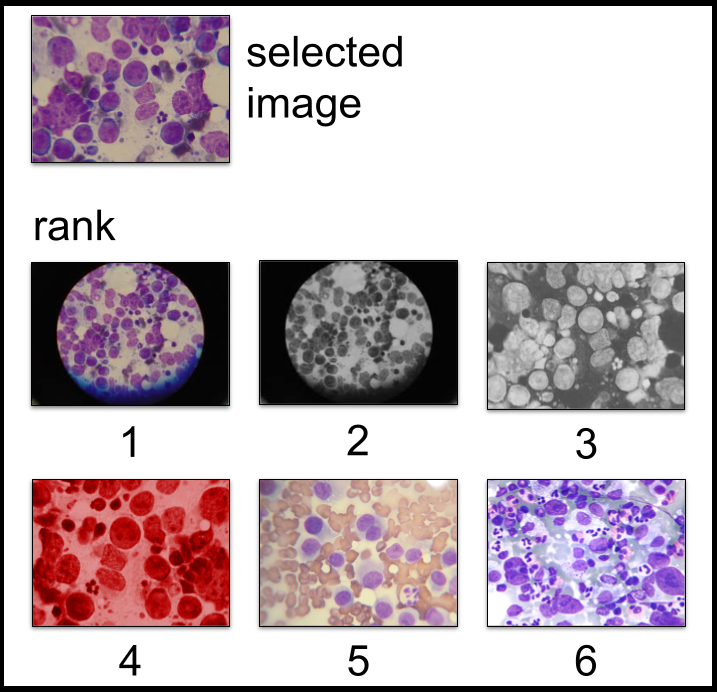
#> input picture ranking-example.png, 717 x 692 px
$ python -i core.py   (imports and definitions only)   (older library calls are emulated)
#> lines starting #> are read from the running program, lines starting #| are printed output that depends on the picture; after the words box and inside, x2 and y2 are one past the last pixel; in counts of white or black regions, pixels touching at a corner belong together
### src/utility/utilityImage.py
import numpy as np
from PIL import Image

# [22 lines left out: functions imread, imread2f, not called in this run]

def img2grayf(img, dtype = np.float32):
    in_dtype = img.dtype
    img = img.astype(dtype)

    if in_dtype == np.uint8:
        img = img/256.0
    elif in_dtype == np.uint16:
        img = img/65536.0
    elif in_dtype == np.uint32:
        img = img/(2.0**32)
    elif in_dtype == np.uint64:
        img = img/(2.0**64)


    if (img.ndim == 3):
        if (img.shape[2] == 3):
            img = (0.299 * img[:, :, 0] + 0.587 * img[:, :, 1] + 0.114 * img[:, :, 2])

    if img.ndim>2: img = np.mean(img, axis=2)

    return img

### src/NN_PM.py
from time import time
import numpy as np
import pm3D

from utility import CHF
from utility.utilityImage import img2grayf

def FE_PM(img, param=dict()):
    ## parameters Feature Extraction
    param = setParameters(param,'type_feat',2) # type of feature, one of the following:
        # 1) ZM-cart
        # 2) ZM-polar
        # 3) PCT-cart
        # 4) PCT-polar
        # 5) FMT (log-polar)

    diameter_feat = [12,12,12,12,24]
    param = setParameters(param,'diameter',diameter_feat[param['type_feat']-1]) # patch diameter
    param = setParameters(param,'ZM_order',5)
    param = setParameters(param,'PCT_NM', [(0,0),(0,1),(0,2),(0,3),(1,0),(1,1),(1,2),(2,0),(2,1),(3,0)])
    param = setParameters(param,'FMT_N', range(-2,3))
    param = setParameters(param,'FMT_M', range(5))
    param = setParameters(param,'radiusNum', 26) # number of sampling points along the radius
    param = setParameters(param,'anglesNum', 32) # number of sampling points along the circumferences
    param = setParameters(param,'radiusMin',np.sqrt(2.0)) # minimun radius for FMT
    param = setParameters(param,'pad_img', False)


    ## Technique
    img = img2grayf(img)


    print('START\n')
    print('feataure type: %d' % param['type_feat'])
    # (1) Feature Extraction
    timestamp = time()
    # generation of filters
    if param['type_feat']==1:
        bfdata = CHF.ZM_bf(param['diameter'], param['ZM_order'])
    elif param['type_feat']==2:
        bfdata = CHF.ZMp_bf(param['diameter'], param['ZM_order'], param['radiusNum'], param['anglesNum'])
    elif param['type_feat']==3:
        bfdata = CHF.PCT_bf(param['diameter'], param['PCT_NM'])
    elif param['type_feat']==4:
        bfdata = CHF.PCTp_bf(param['diameter'], param['PCT_NM'], param['radiusNum'], param['anglesNum'])
    elif param['type_feat']==5:
        bfdata = CHF.FMTpl_bf(param['diameter'], param['FMT_M'], param['radiusNum'], param['anglesNum'], param['FMT_N'], param['radiusMin'])
    else:
        print('type of feature not found')
        return None

    # border
    raggioU = int(np.ceil((param['diameter']-1.0)/2.0))
    raggioL = int(np.floor((param['diameter']-1.0)/2.0))
    padsize = ((raggioU,raggioL),(raggioU,raggioL))
    if param['pad_img']:
        #print('padding:', img.shape, img.dtype)
        img = np.pad(img.copy(), padsize, mode='edge') #, constant_values = 255.0/256.0)
        #print('padding:', img.shape, img.dtype)
        padsize = ((0,0),(0,0))

    # feature generation
    feat = np.abs(CHF.FiltersBank_FFT(img, bfdata, mode='valid'))


    timeFE = time() - timestamp
    print('time FE: %0.3f\n' % timeFE)
    return feat, padsize, param['diameter']

def Matching_PM(feat, param=dict()):
    ## Parameters Matching
    param = setParameters(param,'match_num_iter', 8) # N_{it} = number of iterations
    param = setParameters(param,'match_th_dist1', 8) # T_{D1} = minimum length of offsets
    param = setParameters(param,'match_num_tile', 1) # number of thread
    param = setParameters(param,'match_diameter', 1) # block-size

    ## Matching
    timestamp = time()
    feat = (feat-np.min(feat))/(np.max(feat)-np.min(feat)) # mPM requires the features to be in [0,1]
    feat = np.reshape(feat, (feat.shape[0],feat.shape[1],1,feat.shape[2]))
    #feat = feat.astype(np.float32, order='F')
    cnn = pm3D.pm3Dmod(param['match_diameter'], 1, param['match_num_iter'],
                       -param['match_th_dist1'], 0, param['match_num_tile'], feat, feat)
    if param['match_diameter']>1:
        mpfY = cnn[:-(param['match_diameter']-1),:-(param['match_diameter']-1),0,1].astype(np.int16)
        mpfX = cnn[:-(param['match_diameter']-1),:-(param['match_diameter']-1),0,0].astype(np.int16)
    else:
        mpfY = cnn[:,:,0,1].astype(np.int16)
        mpfX = cnn[:,:,0,0].astype(np.int16)

    timeMP = time() - timestamp
    print('time PM: %0.3f\n' % timeMP)
    return mpfY, mpfX

# [34 lines left out: functions Matching_PM_double, NN_PM, not called in this run]

def setParameters(param,name,value):
    if not(name in param.keys()): param[name] = value
    return param

### src/utility/CHF.py
import numpy as np
try:
    from scipy.misc import factorial
except:
    from scipy.special import factorial
from scipy.signal import convolve
from scipy.signal import fftconvolve


# [12 lines left out: function FiltersBank, not called in this run]


def FiltersBank_FFT(x, bfdata, mode='valid'):
    number = bfdata['number']
    bf = bfdata['filters']
    wf = bfdata['factors']
    dtype = np.result_type(x.dtype,bf.dtype)
    if mode=='valid':
        y = np.zeros([x.shape[0]-bf.shape[0]+1,x.shape[1]-bf.shape[1]+1, number], dtype=dtype)
    else:
        y = np.zeros([x.shape[0], x.shape[1], number], dtype=dtype)
    for index in range(number):
        y[:,:,index] = wf[index]*fftconvolve(x, bf[:,:,index], mode=mode)
    return y


def ZM_orderlist(ORDER):
    NM = list()
    for n  in range(ORDER+1):
        for m in range(n+1):
            if ((n-abs(m))%2)==0:
                NM = NM + [(n,m),]
    return NM


# [46 lines left out: function ZM_bf, not called in this run]


def ZMp_bf(SZ=16, ORDER=5, radiusNum=26, anglesNum=32, dtype = np.float32):

    if np.isscalar(ORDER):
        NM  = ZM_orderlist(ORDER)
    else:
        NM  = ORDER

    num = len(NM)
    ORDER = np.max(np.asarray(NM)[:, 0])

    BFr = np.zeros((SZ, SZ, num), dtype=dtype)
    BFi = np.zeros((SZ, SZ, num), dtype=dtype)
    WF = np.zeros((num,), dtype=dtype)
    coef = np.zeros((num, ORDER), dtype=dtype)

    F = factorial(np.arange(ORDER + 1))


    for index in range(num):
        n = NM[index][0]
        m = NM[index][1]
        tu = int((n+abs(m))/2)
        td = int((n-abs(m))/2)

        for s in range(td+1):
            coef[index, s] = (((-1.0) ** s) * F[n - s]) / (F[s] * F[tu - s] * F[td - s])

        WF[index] = np.sqrt(n+1.0)


    gf = lambda x,y: np.maximum(0.0,1.0-np.abs(x)) * np.maximum(0.0,1.0-np.abs(y)) # bi-linear

    [X,Y] = np.meshgrid(np.arange(SZ),np.arange(SZ))
    Y = (2.0 *Y-SZ+1.0)/2.0
    X = (2.0 *X-SZ+1.0)/2.0

    radiusMax = (SZ-1.0)/2.0
    radiusMin = 0
    radiusPoints = np.linspace(radiusMin,radiusMax,radiusNum)


    for indexA in range(anglesNum):
        A = np.deg2rad(indexA*360.0/anglesNum)

        for indexR in range(radiusNum):
            R = radiusPoints[indexR]
            pX = X - R*np.cos(A)
            pY = Y - R*np.sin(A)
            J  = gf(pX, pY)
            Rn = 2.0*R / SZ
            for index in range(num):
                n = NM[index][0]
                m = NM[index][1]
                Rad = 0
                td = int((n-abs(m))/2)
                for s in range(td+1):
                    Rad = Rad + coef[index,s]  * (Rn**(n-2.0*s))

                BFr[:, :, index] = BFr[:, :, index] +  (J*Rad)*Rn * np.cos(m*A)
                BFi[:, :, index] = BFi[:, :, index] +  (J*Rad)*Rn * np.sin(m*A)


    WF = WF / np.sqrt(np.sum((BFr[:,:,0])**2+(BFi[:,:,0])**2))

    bfdata = dict()
    bfdata['number'] = num
    bfdata['name'] = 'ZernikePolar'
    bfdata['orders'] = NM
    bfdata['filters'] = (BFr + 1j * BFi)
    bfdata['factors'] = WF
    return bfdata


# [143 lines left out: functions PCT_bf, PCTp_bf, FMTpl_bf, not called in this run]

### src/core.py
import os
from utility.utilityImage import imread2f, img2grayf
import utility.CMFD_PM_utily as utl
from NN_PM import FE_PM, Matching_PM, Matching_PM_double, setParameters
from PIL import Image
import numpy as np
from scipy.ndimage.morphology import binary_fill_holes

def clip_padding(x, padsize):
    return x[padsize[0][0]:(x.shape[0]-padsize[0][1]), padsize[1][0]:(x.shape[1]-padsize[1][1])]

def clip_pannels_padding(panels, padsize):
    return [ (max(panel[0]-padsize[1][0],0), max(panel[1]-padsize[0][0],0), panel[2], panel[3]) for panel in panels]

# [5 lines left out: function local_variance, not called in this run]

def detect_out_of_panel(img):
    # Assuming that the figure background is white, locate rectangular foreground objects
    from skimage.measure import label, regionprops
    from skimage.morphology import binary_erosion, square
    from scipy.signal import medfilt2d
    def keep_compact(mask_low, s=8):
        mask_high = binary_erosion(mask_low, square(19))
        from skimage.morphology import binary_dilation, disk
        if s is None:
            s = disk(1)
        elif isinstance(s, int) or s.size == 1:
            if s == 8:
                s = square(3)
            else:
                s = disk(s // 4)

        mask = np.logical_and(binary_dilation(mask_high, s), mask_low)
        while not np.equal(mask, mask_high).all():
            mask_high = mask
            mask = np.logical_and(binary_dilation(mask_high, s), mask_low)
        return mask

    if img.max() <= 1.:
        foreground = img < 250./255.
    else:
        foreground = img < 250
    if foreground.ndim == 3:
        foreground = foreground.any(2)
    foreground = binary_erosion(foreground, square(3))

    lab = label(keep_compact(foreground))
    out = np.zeros_like(lab, np.bool)
    for p in regionprops(lab):
        bbox = foreground[p.bbox[0]:p.bbox[2], p.bbox[1]:p.bbox[3]]
        if max((bbox.mean(0) > .75).mean(), (bbox.mean(1) > .75).mean()) >= .8:
            out[p.bbox[0]:p.bbox[2], p.bbox[1]:p.bbox[3]] = True

    return out

# [4 lines left out: function remove_out_of_panel, not called in this run]


def alg_single(input_img, input_mask=None, param = dict()):
    param = setParameters(param, 'remove_panel', True)

    img = img2grayf(input_img.copy())
    # Feature Extraction & Matching
    feat, padsize, diameter = FE_PM(img, param=param)
    if param['remove_panel']:
        print('remove single')
        # removal of regions outside the panels
        remove_msk = clip_padding(detect_out_of_panel(img), padsize)
    else:
        remove_msk = None

    if input_mask is not None:
        input_mask = clip_padding(input_mask, padsize)

    mask = alg_match_single(feat, input_mask = input_mask, remove_msk = remove_msk, param = param)
    mask = np.pad(mask, padsize, 'constant', constant_values=False)
    return mask

def alg_match_single(feat, input_mask = None, remove_msk = None, param = dict()):
    param = setParameters(param, 'th2_dist2', 10 * 10)  # T^2_{D2} = minimum diatance between clones
    param = setParameters(param, 'th2_dlf', 300)  # T^2_{\epsion} = threshold on DLF error
    param = setParameters(param, 'th_scale', 0.05)  #
    param = setParameters(param, 'th_sizeA', 300)  # T_{S} = minimum size of clones
    param = setParameters(param, 'th_sizeB', param['th_sizeA'])  # T_{S} = minimum size of clones
    param = setParameters(param, 'rd_median', 4)  # \rho_M = radius of median filter
    param = setParameters(param, 'rd_dlf', 6)  # \rho_N = radius of DLF patch
    param = setParameters(param, 'rd_dil', param['rd_dlf'] + param['rd_median'])  # \rho_D = radius for dilatetion

    mpfY, mpfX = Matching_PM(feat.copy(), param=param)

    mpfY = mpfY.astype(np.float64)
    mpfX = mpfX.astype(np.float64)

    # regularize offsets field by median filtering
    mpfY, mpfX = utl.MPFregularize(mpfY, mpfX, param['rd_median'])

    # Compute the squared error of dense linear fitting
    DLFerr = utl.MPF_DLFerror(mpfY, mpfX, param['rd_dlf'])
    DLFscale = utl.MPF_DLFscale(mpfY, mpfX, param['rd_dlf'])
    mask   = (DLFerr <= param['th2_dlf']) & (DLFscale > param['th_scale'])
    if input_mask is not None:
        mask = mask & input_mask

    # removal of close couples
    dist2 = utl.MPFspacedist2(mpfY, mpfX)
    mask  = mask & (dist2 >= param['th2_dist2'])

    # removal of small regions
    mask = utl.removesmall(mask, param['th_sizeA'], connectivity=8)
    mask = utl.MPFdual(mpfY, mpfX, mask)  # mirroring of detected regions
    mask = utl.removesmall(mask, param['th_sizeB'], connectivity=8)

    if remove_msk is not None:
        # removal of regions outside the panels
        mask = mask & remove_msk

    # removal regions without mirror
    msk = utl.dilateDisk(mask, param['rd_median'])
    msk, mask = utl.MPFmirror(mpfY.astype(np.int32), mpfX.astype(np.int32), mask, msk)
    mask = (mask==1) | (msk==1)

    mask = utl.dilateDisk(mask, param['rd_dil'])
    mask = binary_fill_holes(mask)


    return mask

# [104 lines left out: functions alg_double, alg_match_double, get_colored, not called in this run]

>>> import cv2
>>> picture = cv2.imread('../ranking-example.png', cv2.IMREAD_GRAYSCALE)
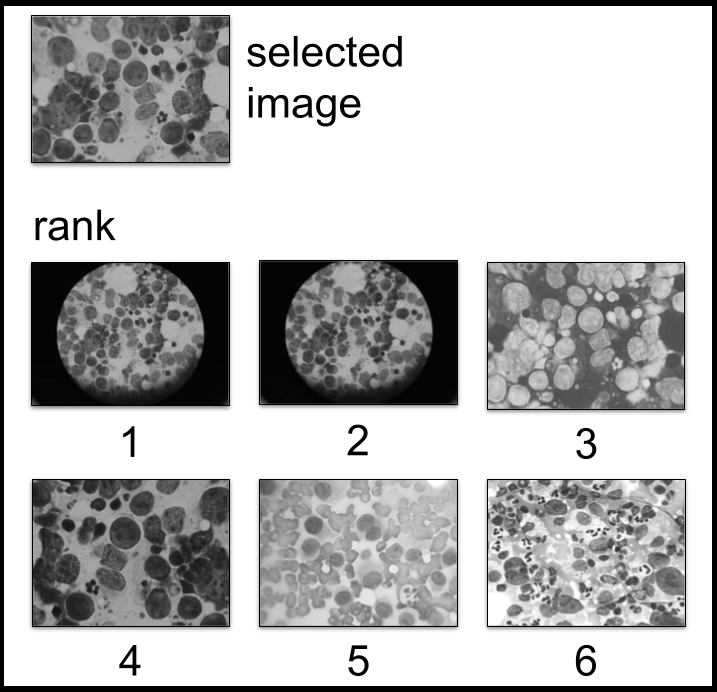
#> picture: shape (692, 717); min 0, max 255, mean 186.5
>>> result = alg_single(picture)
#> in alg_single, `param = setParameters(param, 'remove_panel', True)`: param = {'remove_panel': True}
#> in FE_PM, `param = setParameters(param,'type_feat',2)`: param = {'remove_panel': True, 'type_feat': 2}
#> in FE_PM, `param = setParameters(param,'diameter',diameter_feat[param['type_feat'..`: param = {'remove_panel': True, 'type_feat': 2, 'diameter': 12}
#> in FE_PM, `param = setParameters(param,'ZM_order',5)`: param = {'remove_panel': True, 'type_feat': 2, 'diameter': 12, 'ZM_order': 5}
#> in FE_PM, `param = setParameters(param,'PCT_NM', [(0,0),(0,1),(0,2),(0,3),(1,0),(..`: param = {'remove_panel': True, 'type_feat': 2, 'diameter': 12, 'ZM_order': 5, 'PCT_NM': [(0, 0), (0, 1), (0, 2), (0, 3), (1, 0), (1, 1), (1, 2), (2, 0), (2, 1), (3, 0)]}
#> in FE_PM, `param = setParameters(param,'FMT_N', range(-2,3))`: param = 6 items
#> in FE_PM, `param = setParameters(param,'FMT_M', range(5))`: param = 7 items
#> in FE_PM, `param = setParameters(param,'radiusNum', 26)`: param = 8 items
#> in FE_PM, `param = setParameters(param,'anglesNum', 32)`: param = 9 items
#> in FE_PM, `param = setParameters(param,'radiusMin',np.sqrt(2.0))`: param = 10 items
#> in FE_PM, `param = setParameters(param,'pad_img', False)`: param = 11 items
#| feataure type: 2
#> in FE_PM, `bfdata = CHF.ZMp_bf(param['diameter'], param['ZM_order'], param['radiu..`: bfdata = 5 items
#> in FE_PM, `raggioU = int(np.ceil((param['diameter']-1.0)/2.0))`: raggioU = 6
#> in FE_PM, `raggioL = int(np.floor((param['diameter']-1.0)/2.0))`: raggioL = 5
#> in FE_PM, `padsize = ((raggioU,raggioL),(raggioU,raggioL))`: padsize = ((6, 5), (6, 5))
#> in FiltersBank_FFT, `number = bfdata['number']`: number = 12
#> in FiltersBank_FFT, `wf = bfdata['factors']`: wf = [0.0273, 0.0385, 0.0472, 0.0472, 0.0545, 0.0545, 0.0609, 0.0609, 0.0609, 0.0668, 0.0668, 0.0668]
#> in alg_single, `feat, padsize, diameter = FE_PM(img, param=param)`: padsize = ((6, 5), (6, 5)); diameter = 12
#> in detect_out_of_panel, `foreground = img < 250./255.`:
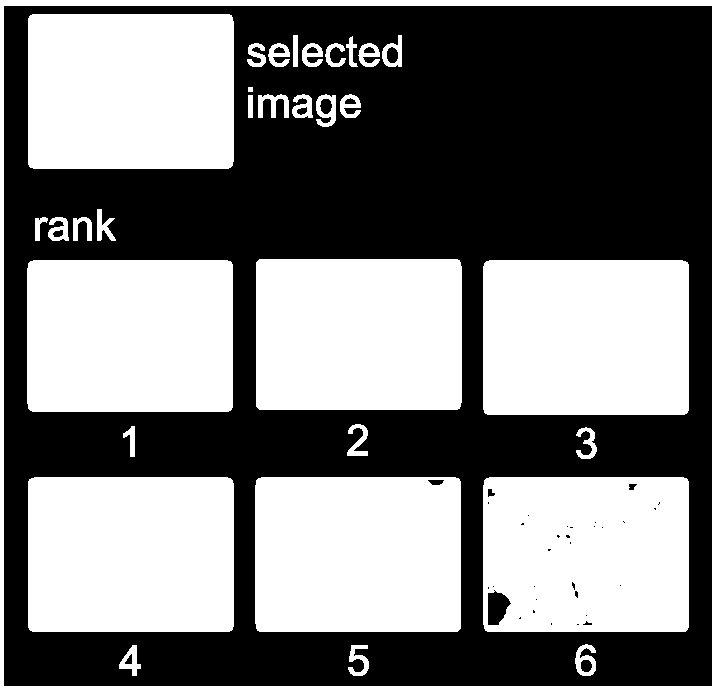
#> foreground: shape (692, 717) bool; 48.8% white; 32 white regions, largest, box (x1, y1, x2, y2) and area: (483, 260, 689, 415) 31888, (28, 477, 234, 632) 31888, (28, 14, 234, 169) 31887
#> the loop in keep_compact, `while not np.equal(mask, mask_high).all():` made 42 passes
#> after the loop in keep_compact, `while not np.equal(mask, mask_high).all():`:
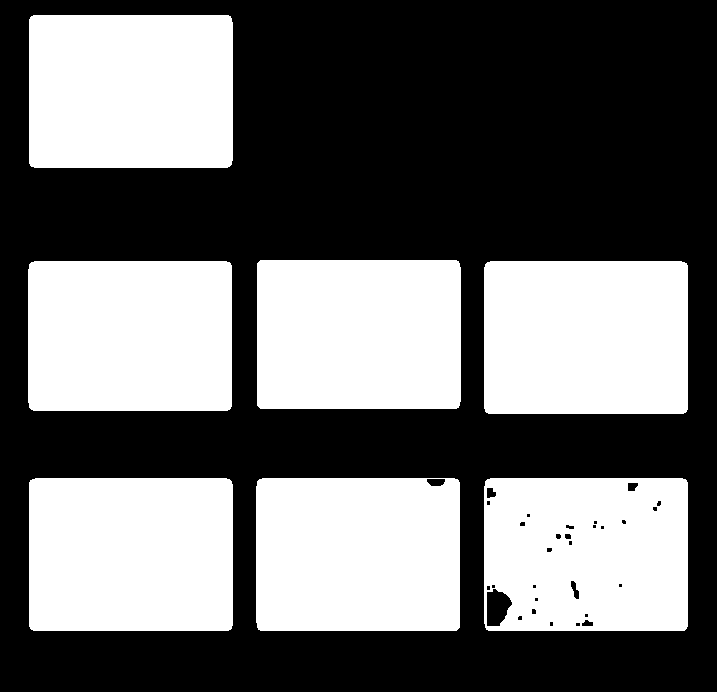
#> mask_high: shape (692, 717) bool; 43.4% white; 7 white regions, largest, box (x1, y1, x2, y2) and area: (484, 261, 688, 414) 31170, (29, 478, 233, 631) 31170, (29, 15, 233, 168) 31169
#> in detect_out_of_panel, `lab = label(keep_compact(foreground))`:
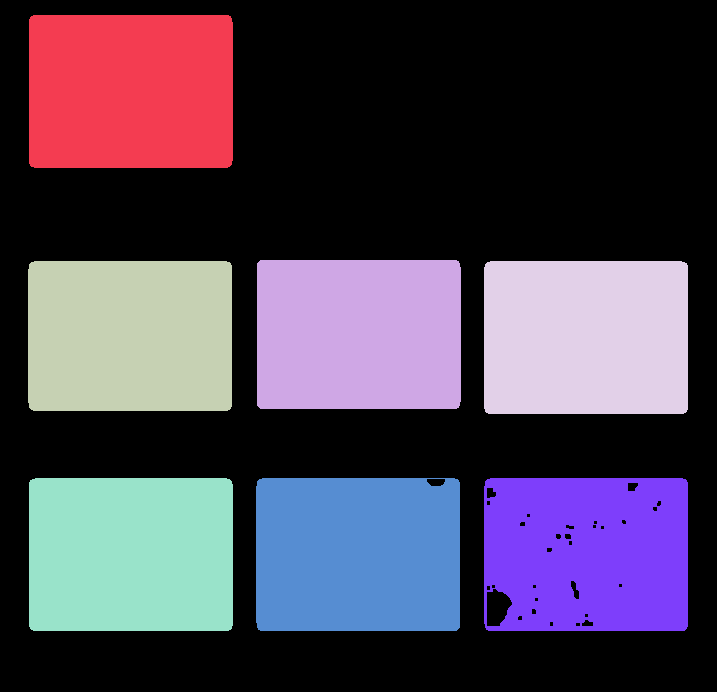
#> lab: shape (692, 717) int32; 8 distinct labels, from 0 to 7; one colour per label, 0 black
#> the loop in detect_out_of_panel, `for p in regionprops(lab):` made 7 passes
#> pass 1, in detect_out_of_panel, `bbox = foreground[p.bbox[0]:p.bbox[2], p.bbox[1]:p.bbox[3]]`:
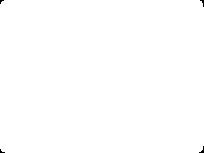
#> bbox: shape (153, 204) bool; 99.9% white; 4 black regions (4 under 20 px)
#> after the loop in detect_out_of_panel, `for p in regionprops(lab):`:
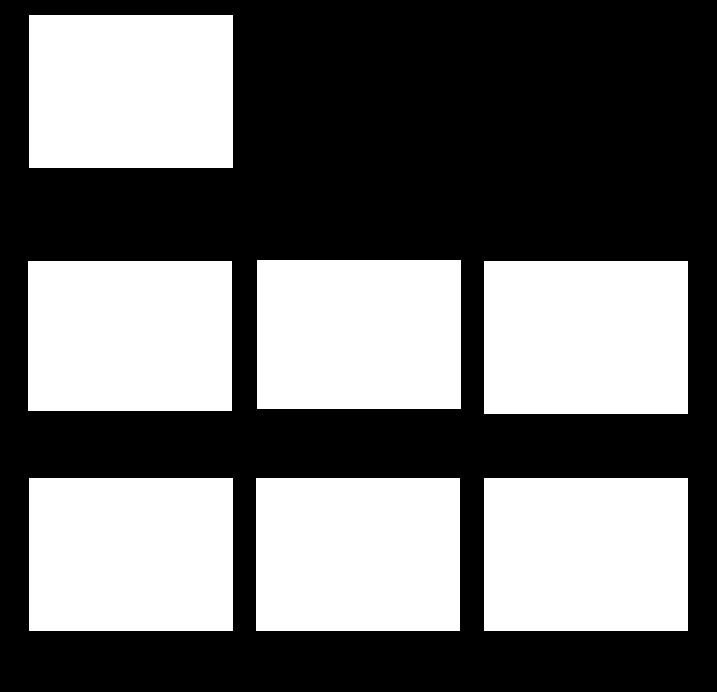
#> out: shape (692, 717) bool; 43.7% white; 7 white regions, largest, box (x1, y1, x2, y2) and area: (29, 15, 233, 168) 31212, (484, 261, 688, 414) 31212, (29, 478, 233, 631) 31212
#> in clip_padding, `return x[padsize[0][0]:(x.shape[0]-padsize[0][1]), padsize[1][0]:(x.sh..`:
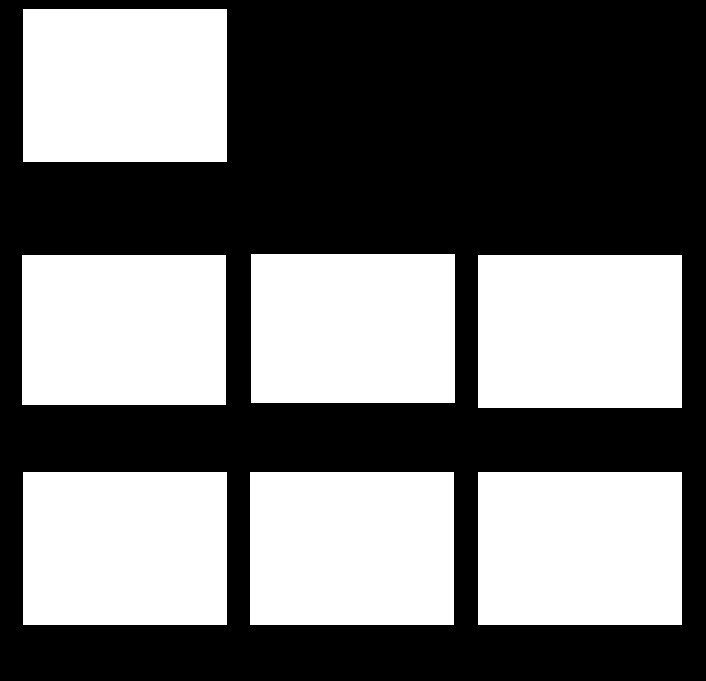
#> returned value: shape (681, 706) bool; 45.1% white; 7 white regions, largest, box (x1, y1, x2, y2) and area: (23, 9, 227, 162) 31212, (478, 255, 682, 408) 31212, (23, 472, 227, 625) 31212
#> in alg_match_single, `param = setParameters(param, 'th2_dist2', 10 * 10)`: param = 12 items
#> in alg_match_single, `param = setParameters(param, 'th2_dlf', 300)`: param = 13 items
#> in alg_match_single, `param = setParameters(param, 'th_scale', 0.05)`: param = 14 items
#> in alg_match_single, `param = setParameters(param, 'th_sizeA', 300)`: param = 15 items
#> in alg_match_single, `param = setParameters(param, 'th_sizeB', param['th_sizeA'])`: param = 16 items
#> in alg_match_single, `param = setParameters(param, 'rd_median', 4)`: param = 17 items
#> in alg_match_single, `param = setParameters(param, 'rd_dlf', 6)`: param = 18 items
#> in alg_match_single, `param = setParameters(param, 'rd_dil', param['rd_dlf'] + param['rd_med..`: param = 19 items
#> in Matching_PM, `param = setParameters(param,'match_num_iter', 8)`: param = 20 items
#> in Matching_PM, `param = setParameters(param,'match_th_dist1', 8)`: param = 21 items
#> in Matching_PM, `param = setParameters(param,'match_num_tile', 1)`: param = 22 items
#> in Matching_PM, `param = setParameters(param,'match_diameter', 1)`: param = 23 items
#> (the run stopped early here; a loop or call above may not have finished)
